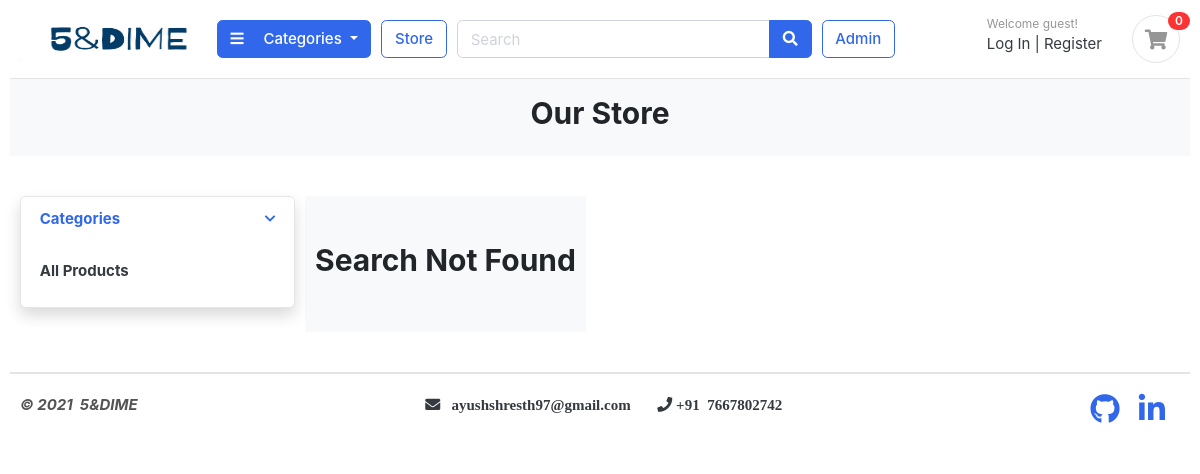
/store/, run on an earlier commit of the app's database.
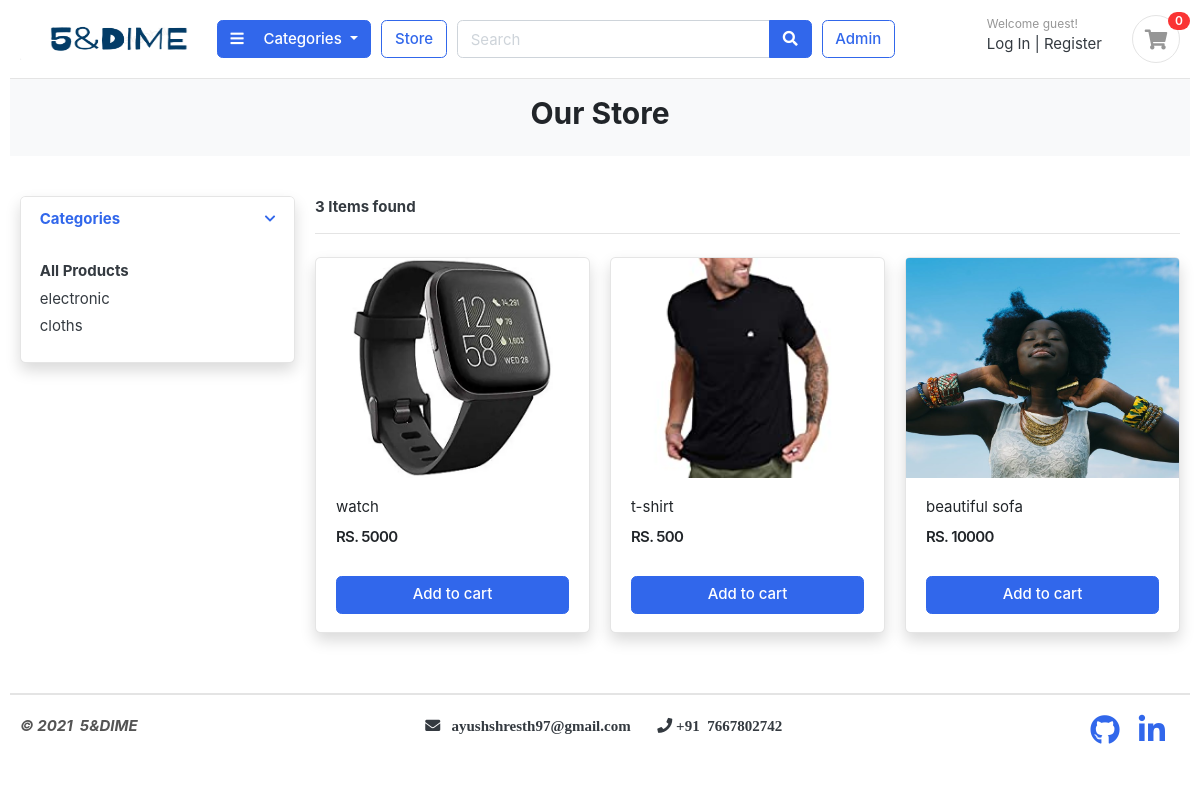
And on a later commit of the database.
### categories/models.py (models this page shows, shortened)
class Categories(models.Model):
    categories_name = models.CharField(max_length=50, unique=True)
    slug = models.SlugField(max_length=100, unique=True)
    categories_desc = models.TextField(max_length=300, blank=True)
    categories_img = models.ImageField(upload_to ='photos/categories', blank=True)
    created_date = models.DateTimeField(auto_now=True)
    class Meta:
        verbose_name='Categories'
        verbose_name_plural='Categories'
    def get_url(self):
        return(reverse('product_by_categories', args=[self.slug] ))

### store/models.py (models this page shows, shortened)
class Products(models.Model):
    product_name = models.CharField(max_length=100, unique=True)
    slug = models.SlugField(max_length=100, unique=True)
    description = models.TextField(max_length=3000, blank=True)
    price = models.IntegerField()
    image = models.ImageField(upload_to="photos/product")
    stock = models.IntegerField()
    available = models.BooleanField(default=True)
    categories = models.ForeignKey(Categories, on_delete=models.CASCADE)
    created_date = models.DateTimeField(auto_now_add=True)
    modified_date = models.DateTimeField(auto_now=True)
    class Meta:
        verbose_name = "Products"
        verbose_name_plural = "Products"
    def get_url(self):
        return reverse("product_detail", args=[self.categories.slug, self.slug, ])

### store/views.py (the view)
# urls.py: path('store/', include('store.urls')),
def store(request, categories_slug=None):
    category1 = None
    product = None
    if (categories_slug != None):
        category1 = get_object_or_404(Categories, slug=categories_slug)
        product = Products.objects.filter(categories=category1, available=True)
        product_count = product.count()
    else:
        product = Products.objects.all().filter(available=True)
        product_count = product.count()
    param = {
        'products': product,
        'count': product_count,
    }
    return render(request, 'store.html', param)

### cart/context_processors.py (called while the page is built)
def counter(request):
    if 'admin' in request.path:
        return{}
    else:
        try:
            cart_count=0
            cart = Cart.objects.filter(cart_id=_cart_id(request))
            cart_items = CartItem.objects.all().filter(cart=cart[:1])
            for cartItem in cart_items:
                cart_count += cartItem.quantity
        except Cart.DoesNotExist:
            cart_count=0
    return {"cart_count":cart_count}

### cart/views.py (called while the page is built)
def _cart_id(request):
    cart_data = request.session.session_key
    if not cart_data:
        cart_data = request.session.create()
    return cart_data

### categories/context_processors.py (called while the page is built)
def menu_links(request):
    link = Categories.objects.all()
    return dict(links=link)

### templates/store.html
{% extends 'base.html' %} {% load static %} {% block content %}
<section class="p-3 bg">
  <div class="container">
    <h2 class="title-page" style="text-align: center">Our Store</h2>
  </div>
</section>
<section class="section-content padding-y">
  <div class="container">
    <div class="row">
      <aside class="col-md-3">
        <div class="card shadow">
          <article class="filter-group">
            <header class="card-header">
              <a href="#">
                <i class="icon-control fa fa-chevron-down"></i>
                <h6 class="title">Categories</h6>
              </a>
            </header>
            <div class="filter-content collapse show" id="collapse_1" style="">
              <div class="card-body">
                <ul class="list-menu">
                  <li>
                    <b><a href="{% url 'store' %}">All Products</a></b>
                  </li>
                  {% for category in links %}
                  <li>
                    <a href="{{category.get_url}}"
                      >{{category.categories_name}}
                    </a>
                  </li>
                  {% endfor %}
                </ul>
              </div>
            </div>
          </article>
        </div>
      </aside>
      {% if count %}
      <main class="col-md-9">
        <header class="border-bottom mb-4 pb-3">
          <div class="form-inline">
            <span class="mr-md-auto"><b>{{count}} Items found </b></span>
          </div>
        </header>
        <div class="row">
          {% for product in products %}
          <div class="col-md-4">
            <figure class="card card-product-grid shadow" id="hover_effect">
              <div class="img-wrap">
                <a href="{{product.get_url}}">
                  <img src="{{product.image.url}}" />
                </a>
              </div>
              <figcaption class="info-wrap">
                <div class="fix-height">
                  <a href="{{product.get_url}}" class="title"
                    >{{product.product_name}}</a
                  >
                  <div class="price-wrap mt-2">
                    <span class="price">RS.&nbsp;{{product.price}}</span>
                  </div>
                </div>
                {% if product.stock %}
                <a
                  href="{% url 'add_cart' product.id %}"
                  class="btn btn-block btn-primary"
                  >Add to cart
                </a>
                {% else %}
                <div class="text-center">Out Of Stock</div>
                {% endif %}
              </figcaption>
            </figure>
          </div>
          {% endfor %}
        </div>
        {% else %}
        <section class="section-pagetop bg">
          <div class="container">
            <h2 class="title-page" style="text-align: center">
              Search Not Found
            </h2>
          </div>
        </section>
        {% endif %}
      </main>
    </div>
  </div>
</section>
{% endblock content %}

### templates/base.html (shortened to what this page needs)
{% load static %}
<!DOCTYPE html>
<html lang="en">
  <head>
    <link
      href="{% static 'css/bootstrap.css' %}"
      rel="stylesheet"
      type="text/css"
    />
    <link
      href="{% static 'fonts/fontawesome/css/all.min.css' %}"
      type="text/css"
      rel="stylesheet"
    />
    <link href="{% static 'css/ui.css' %}" rel="stylesheet" type="text/css" />
    <link
      href="{% static 'css/responsive.css' %}"
      rel="stylesheet"
      media="only screen and (max-width: 1200px)"
    />
  </head>
  <body>
    <div class="container-fluid">
      {% include 'include/navbar.html' %}
      {%block content %}{% endblock content %}
      {%include 'include/footer.html' %}
    </div>
  </body>
</html>

### templates/include/navbar.html (shortened to what this page needs)
{% load static %}
<header class="section-header">
  <section class="header-main border-bottom">
    <div class="container-fluid">
      <div class="row align-items-center">
        <div class="col-lg-2 col-md-3 col-6">
          <a href="/" class="brand-wrap">
            <img class="logo" src="{% static './images/logo12.png' %}" style="width:110%; padding: 0;
            margin: 0;"/>
          </a>
        </div>
        <div class="col-lg col-sm col-md col-6 flex-grow-0">
          <div class="category-wrap dropdown d-inline-block float-right">
            <button
              type="button"
              class="btn btn-primary dropdown-toggle"
              data-toggle="dropdown"
            >
              <i class="fa fa-bars"></i> &nbsp; &nbsp; Categories
            </button>
          </div>
        </div>
        <a href="/store/" class="btn btn-outline-primary">Store</a>
        <div class="col-lg col-md-6 col-sm-12 col">
          <form action="{% url 'search' %}" class="search" method="get">
            <div class="input-group w-100">
              <input
                type="text"
                class="form-control"
                placeholder="Search"
                name="keyword"
              />
              <div class="input-group-append">
                <button class="btn btn-primary" type="submit">
                  <i class="fa fa-search"></i>
                </button>
              </div>
            </div>
          </form>
        </div>
        <a href="/admin/" class="btn btn-outline-primary" target="blank"
          >Admin</a
        >
        <div class="col-lg-3 col-sm-6 col-8 order-2 order-lg-3">
          <div class="d-flex justify-content-end mb-3 mb-lg-0">
            <div class="widget-header">
              <small class="title text-muted">Welcome guest!</small>
              <div>
                <a href="{% url 'login_account' %}">Log In</a>
                <span class="dark-transp"> | </span>
                <a href="{% url 'register_account' %}"> Register</a>
              </div>
            </div>
            <a href={% url 'carts' %} class="widget-header pl-3 ml-3">
              <div class="icon icon-sm rounded-circle border">
                <i class="fa fa-shopping-cart"></i>
              </div>
              <span class="badge badge-pill badge-danger notify">{{cart_count}}</span>
            </a>
          </div>
        </div>
      </div>
    </div>
  </section>
</header>

### templates/include/footer.html (shortened to what this page needs)
<footer class="section-footer border-top">
	<div class="container">
	<div>
		<section class="footer-bottom border-top row">
			<div class="col-md-2">
				<p class="text-secondary"> <b><i> &copy 2021 &nbsp;5&DIME</i></b> </p>
			</div>
			<div class="col-md-8 text-md-center">
				<span  class="px-2"><i class="px-2 fab fa fa-envelope">  &nbsp; ayushshresth97@gmail.com</i></span>
				<span  class="px-2"><i class="fa fa-phone" > +91 &nbsp;7667802742</i></span>
			</div>
			<div class="col-md-2  text-md-right">
				<a href="" ><i class="px-2 fab fa-2x fa-envelope" style="color:blue;"></i></a>
				<a href="https://github.com/ayush-shresth/" target="blank" class="text-primary"><i class="fab fa-2x fa-github"></i></a>
				<a href="https://linkedin.com/in/ayush-514875198/" class="text-primary" target="blank"><i class="px-3 fab fa-2x fa-linkedin-in"></i></a>
			</div>
			</div>
	</div>
</footer>

### static/css/ui.css (style rules this page uses)
html { font-family: "Inter", sans-serif; font-size: 15px; }
.img-wrap { text-align: center; display: block; }
.img-wrap img { max-width: 100%; }
.price-wrap { letter-spacing: -0.7px; }
.icon-xs, .icon-sm, .icon-md, .icon-lg { display: inline-block; text-align: center; flex-shrink: 0; flex-grow: 0; }
.icon-sm { width: 48px; height: 48px; line-height: 48px !important; font-size: 20px; }
.padding-y { padding-top: 40px; padding-bottom: 40px; }
figure { margin-bottom: 0; }
article:after, .form-group:after { display: block; clear: both; content: ""; }
.bg { background-color: #f8f9fa; }
.title-page { color: #212529; }
p:last-child { margin-bottom: 0; }
.header-main { position: relative; padding-top: 1rem; padding-bottom: 1rem; }
.brand-wrap .logo, .navbar-brand .logo { margin-right: 7px; max-height: 42px; display: inline-block; }
.widget-header { display: inline-block; vertical-align: middle; position: relative; }
.widget-header a { color: #343a40; }
.widget-header i { color: #969696; }
.widget-header .title { display: block; }
.widget-header .notify { position: absolute; top: -3px; right: -10px; }
.footer-bottom { padding-top: 20px; padding-bottom: 20px; }
[class*=list-] li:after { visibility: hidden; display: block; content: ""; overflow: hidden; height: 0; clear: both; }
.list-menu { list-style: none; margin: 0; padding-left: 0; }
.list-menu li { margin-bottom: 5px; }
.list-menu a { color: #343a40; }
[class*=card-product] a.title { color: #212529; display: block; }
[class*=card-product] .img-wrap { overflow: hidden; position: relative; }
[class*=card-product] .img-wrap img { height: 100%; max-width: 100%; width: auto; display: inline-block; -o-object-fit: cover; object-fit: cover; }
.card-product-grid { margin-bottom: 20px; }
.card-product-grid .img-wrap { border-radius: 0.2rem 0.2rem 0 0; height: 220px; }
.card-product-grid .info-wrap { overflow: hidden; padding: 18px 20px; }
.card-product-grid .fix-height { height: 80px; overflow: hidden; }
.card .img-wrap { overflow: hidden; }
.notify { position: absolute; top: -4px; right: -10px; display: inline-block; padding: 0.25em 0.6em; font-size: 12px; line-height: 1; text-align: center; border-radius: 3rem; color: #fff; background-color: #fa3434; }
.price { font-weight: 600; color: #212529; }
.icon-control { margin-top: 5px; float: right; font-size: 80%; }
.card-header .title { margin-bottom: 0; line-height: 1.5; }
.filter-group { border-bottom: 1px solid #e4e4e4; }
.filter-group .card-header { border-bottom: 0; }
.filter-group:last-child { border-bottom: 0; }

What changed in the data, as far as the page shows it:
added Categories: categories_name "electronic"
added Categories: categories_name "cloths"
added Products: image (picture), product_name "watch", price "5000", stock "Add to cart"
added Products: image (picture), product_name "t-shirt", price "500", stock "Add to cart"
added Products: image (picture), product_name "beautiful sofa", price "10000", stock "Add to cart"
Also different on the page:
{{ count }}: (not shown) → "3"
text no longer shown: "Search Not Found"
text now shown: "Items found"
